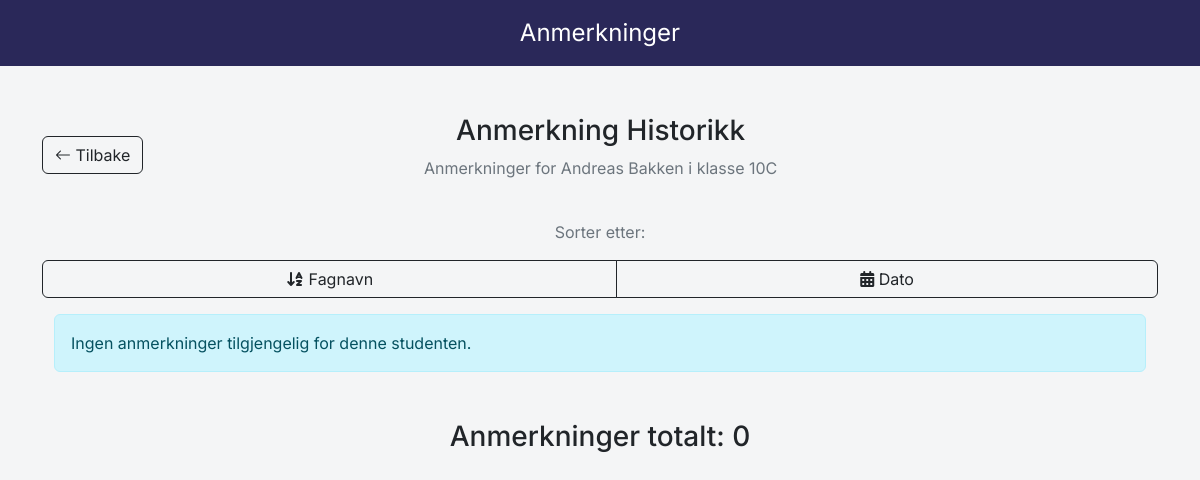
/annotation/view-annotation.php?id=56&sort=subjectSort (signed in), run on the app's committed database.
### tables this page shows
CREATE TABLE `students` (
  `id` int(50) NOT NULL,
  `first_name` varchar(50) NOT NULL,
  `last_name` varchar(50) NOT NULL,
  `class` varchar(50) NOT NULL,
  `absence` varchar(50) NOT NULL,
  `comment` varchar(200) NOT NULL
);

### annotation/view-annotation.php (the view, shortened to what this page needs)
<?php
include "../db_conn.php";
$id = $_GET["id"];
if (!isset($_GET["sort"])) {
    $sortType = "dateSort";
} else {
    $sortType = $_GET["sort"];
}
if ($sortType === "subjectSort") {
    $orderBy = "subject_type ASC";
} elseif ($sortType === "dateSort") {
    $orderBy = "STR_TO_DATE(annotation_date, '%d.%m.%Y') DESC";
} else {
    $orderBy = "STR_TO_DATE(annotation_date, '%d.%m.%Y') DESC";
}
$sql = "SELECT * FROM `students` WHERE id = $id LIMIT 1";
$result = mysqli_query($conn, $sql);
$row = mysqli_fetch_assoc($result);
$annotationsSql = "SELECT * FROM annotations WHERE student_id = $id ORDER BY $orderBy";
$annotationsResult = mysqli_query($conn, $annotationsSql);
$totalAnnotations = mysqli_num_rows($annotationsResult);
?>
<!DOCTYPE html>
<html lang="en">
<head>
    <link href="https://cdn.jsdelivr.net/npm/bootstrap@5.2.3/dist/css/bootstrap.min.css" rel="stylesheet"
>
    <link href="https://cdn.jsdelivr.net/npm/bootstrap-icons/font/bootstrap-icons.css" rel="stylesheet">
    <link rel="stylesheet"
        href="https://cdnjs.cloudflare.com/ajax/libs/font-awesome/6.4.0/css/all.min.css"
 />
    <link rel="stylesheet" href="../style.css"/>
</head>
<body>
<nav class="navbar navbar-light justify-content-center fs-4 mb-5 custom-navlinks text-white">
        Anmerkninger
</nav>
    <div class="container">
        <div class="d-flex align-items-center mb-4">
            <a href="annotation.php" id="small-btn-back" class="btn btn-outline-dark"><i class="bi bi-arrow-left"></i> Tilbake</a>
            <div class="mx-auto text-center">
                <h3>Anmerkning Historikk</h3>
                <p class="text-muted">Anmerkninger for <?php echo $row["first_name"] . ' ' . $row["last_name"]?> i klasse <?php echo $row["class"]?></p>
            </div>
            <div>
            </div>
        </div>
        <div class="mx-auto text-center">
                <p class="text-muted">Sorter etter:</p>
        </div>
        <div class="btn-group mb-3 d-flex">
            <a href="view-annotation.php?id=<?php echo $row["id"] ?>&sort=subjectSort" class="btn btn-outline-dark" id="fagnavn-btn"><i class="fa-solid fa-arrow-down-a-z"></i> Fagnavn</a>
            <a href="view-annotation.php?id=<?php echo $row["id"] ?>&sort=dateSort" class="btn btn-outline-dark"><i class="fas fa-calendar-alt"></i> Dato</a>
        </div>
        <div class="container">
        <?php
        if (mysqli_num_rows($annotationsResult) > 0) {
            while ($annotationRow = mysqli_fetch_assoc($annotationsResult)) {
        ?>
                <div class="card mb-3 <?php echo subjectColor($annotationRow["subject_type"]); ?>">
                    <div class="card-body">
                        <h5 class="card-title"><?php echo $annotationRow["subject_type"]; ?></h5>
                        <p class="card-text"><?php echo $annotationRow["annotation_text"]; ?></p>
                        <div class="d-flex justify-content-between align-items-center">
                            <p class="card-text"><small class="text-muted">Dato: <?php echo $annotationRow["annotation_date"]; ?></small></p>
                            <div>
                                <a href="edit-annotation.php?id=<?php echo $annotationRow['annotation_id']; ?>" class="btn btn-dark"><i class="bi bi-pencil"></i> Endre</a>
                                <a href="delete-annotation.php?id=<?php echo $annotationRow['annotation_id']; ?>" class="btn btn-dark"><i class="bi bi-trash"></i> Slett</a>
                            </div>
                        </div>
                    </div>
                </div>
        <?php
            }
        } else {
            echo '<div class="alert alert-info" role="alert">Ingen anmerkninger tilgjengelig for denne studenten.</div>';
        }
        ?>
    </div>
    </div>
    <div class="mx-auto text-center mt-5">
        <h3>Anmerkninger totalt: <?php echo $totalAnnotations; ?></h3>
    </div>
</body>
</html>

### style.css (style rules this page uses)
* { font-family: 'Inter', sans-serif; }
body { background-color: #F4F5F6; }
html { scroll-behavior: smooth; }
.custom-navlinks { background-color: #2A2859; padding: 15px; }
a { color: #000000; text-decoration: none; }

### data on the page
students: first_name "Andreas", last_name "Bakken", class "10C"

### other printed values
$totalAnnotations "0"
